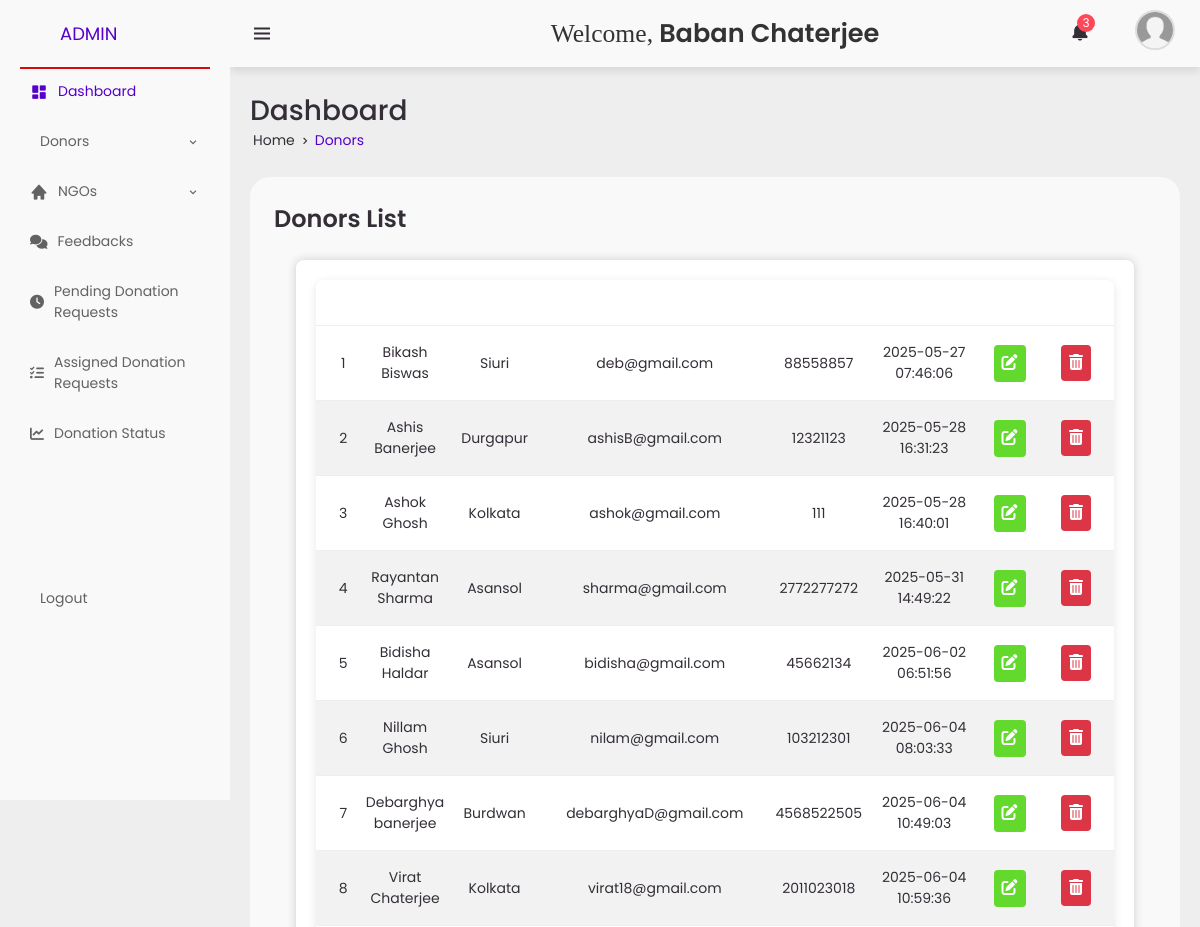
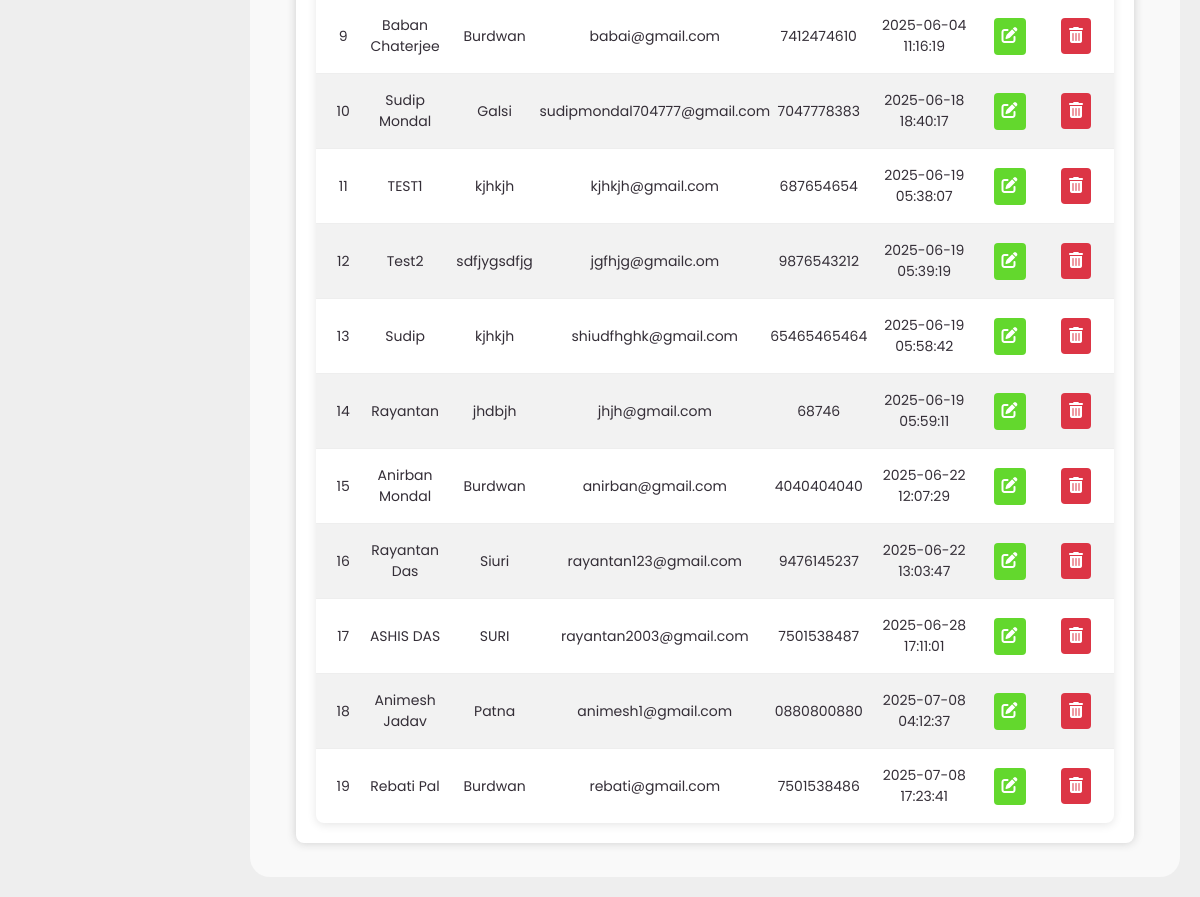
/admin/admin.php?type=donors (signed in), run on the app's committed database (2 pictures, top to bottom).
### tables this page shows
CREATE TABLE `users` (
  `user_id` int(11) NOT NULL,
  `username` varchar(100) NOT NULL,
  `address` text NOT NULL,
  `email` varchar(100) NOT NULL,
  `phone` varchar(15) NOT NULL,
  `password` varchar(255) NOT NULL,
  `created_at` timestamp NOT NULL DEFAULT current_timestamp(),
  `reset_otp` varchar(255) DEFAULT NULL,
  `reset_otp_expiry` datetime DEFAULT NULL,
  `updated_at` timestamp NOT NULL DEFAULT current_timestamp() ON UPDATE current_timestamp(),
  `image` varchar(255) DEFAULT NULL
);

### admin/admin_donor.php (the view, shortened to what this page needs)
<?php
$server = "localhost";
$user = "root";
$pass = "";
$db = "food_waste";
$conn = new mysqli($server, $user, $pass, $db);
$result = $conn->query("SELECT * FROM users");
?>
<!DOCTYPE html>
<html>
<head>
    <link rel="stylesheet" href="admin.css">
    <link rel="stylesheet" href="https://cdnjs.cloudflare.com/ajax/libs/font-awesome/6.4.0/css/all.min.css" />
</head>
<body>
<div class="table-container">
    <table>
        <thead>
            <tr>
                <th>ID</th><th>Name</th><th>Address</th><th>Email</th><th>Phone</th>
                <th>Registered</th><th>Edit</th><th>Delete</th>
            </tr>
        </thead>
        <tbody>
        <?php while ($row = $result->fetch_assoc()) { ?>
            <tr>
                <td><?= $row['user_id'] ?></td>
                <td><?= htmlspecialchars($row['username']) ?></td>
                <td><?= htmlspecialchars($row['address']) ?></td>
                <td><?= htmlspecialchars($row['email']) ?></td>
                <td><?= htmlspecialchars($row['phone']) ?></td>
                <td><?= $row['created_at'] ?></td>
                <td>
                    <button class="btn btn-edit"
                        onclick="openModal('<?= $row['user_id'] ?>','<?= htmlspecialchars($row['username']) ?>','<?= htmlspecialchars($row['address']) ?>','<?= htmlspecialchars($row['email']) ?>','<?= htmlspecialchars($row['phone']) ?>')">
                        <i class="fas fa-edit"></i>
                    </button>
                </td>
                <td>
                    <a class="btn btn-delete" href="admin_donor.php? delete_id=<?= $row['user_id'] ?>" onclick="return confirm('Are you sure you want to delete this user?');">
                        <i class="fas fa-trash-alt"></i>
                    </a>
                </td>
            </tr>
        <?php } ?>
        </tbody>
    </table>
</div>
</body>
</html>

### admin/admin.css (style rules this page uses)
* { margin: 0; padding: 0; list-style: none; text-decoration: none; box-sizing: border-box; font-family: 'Poppins', sans-serif; }
:root { --poppins: 'Poppins', sans-serif; --lato: 'Lato', sans-serif; --light: #F9F9F9; --blue: #5500cb; --light-blue: #CFE8FF; --grey: #eee; --dark-grey: #e2dfdf; --dark: #342E37; --red: #ff0800; --yellow: #fec818; --light-yellow: #FFF2C6; --orange: #fa6526; --light-orange: #FFE0D3; }
body { background: var(--grey); overflow-x: hidden; }
.table-data .order table { width: 100%; border-collapse: collapse; }
.table-data .order table th { padding-bottom: 12px; font-size: 14px; text-align: center; border-bottom: 1px solid var(--grey); }
.table-data .order table td { font-size: 14px; padding: 16px 0; text-align: center; }
.table-data .order table tr td:first-child { align-items: center; padding-left: 10px; grid-gap: 12px; }
.table-container { background: #fff; padding: 20px; border-radius: 8px; box-shadow: 0 0 10px #ccc; width: 95%; margin: 10px auto; overflow-x: auto; }
table { width: 100%; border-collapse: collapse; background: #fff; box-shadow: 0 2px 10px rgba(0, 0, 0, 0.1); border-radius: 8px; overflow: hidden; }
th, td { padding: 12px 15px; text-align: center; border-bottom: 1px solid #eee; }
th { background: linear-gradient(135deg, rgb(9, 3, 94)); color: #fff; font-weight: bold; }
tr:nth-child(even) { background-color: #f2f2f2; }
tr:last-child td { border-bottom: none; }
.btn { border: none; border-radius: 4px; color: white; cursor: pointer; font-size: 14px; padding: 8px; }
.btn i { font-size: 16px; }
.btn-edit, .edit-btn { background-color: rgb(99, 216, 45); }
.btn-delete, .delete-btn { background-color: #dc3545; }
button { background-color: #28a745; color: white; border: none; padding: 10px 15px; border-radius: 4px; cursor: pointer; }

### data on the page
users: user_id "1", username "Bikash Biswas", address "Siuri", email "deb@gmail.com", phone "88558857", created_at "2025-05-27 07:46:06"
users: user_id "2", username "Ashis Banerjee", address "Durgapur", email "ashisB@gmail.com", phone "12321123", created_at "2025-05-28 16:31:23"
users: user_id "3", username "Ashok Ghosh", address "Kolkata", email "ashok@gmail.com", phone "111", created_at "2025-05-28 16:40:01"
users: user_id "4", username "Rayantan Sharma", address "Asansol", email "sharma@gmail.com", phone "2772277272", created_at "2025-05-31 14:49:22"
users: user_id "5", username "Bidisha Haldar", address "Asansol", email "bidisha@gmail.com", phone "45662134", created_at "2025-06-02 06:51:56"
users: user_id "6", username "Nillam Ghosh", address "Siuri", email "nilam@gmail.com", phone "103212301", created_at "2025-06-04 08:03:33"
users: user_id "7", username "Debarghya banerjee", address "Burdwan", email "debarghyaD@gmail.com", phone "4568522505", created_at "2025-06-04 10:49:03"
users: user_id "8", username "Virat Chaterjee", address "Kolkata", email "virat18@gmail.com", phone "2011023018", created_at "2025-06-04 10:59:36"
users: user_id "9", username "Baban Chaterjee", address "Burdwan", email "babai@gmail.com", phone "7412474610", created_at "2025-06-04 11:16:19"
users: user_id "10", username "Sudip Mondal", address "Galsi", email "sudipmondal704777@gmail.com", phone "7047778383", created_at "2025-06-18 18:40:17"
users: user_id "11", username "TEST1", address "kjhkjh", email "kjhkjh@gmail.com", phone "687654654", created_at "2025-06-19 05:38:07"
users: user_id "12", username "Test2", address "sdfjygsdfjg", email "jgfhjg@gmailc.om", phone "9876543212", created_at "2025-06-19 05:39:19"
users: user_id "13", username "Sudip", address "kjhkjh", email "shiudfhghk@gmail.com", phone "65465465464", created_at "2025-06-19 05:58:42"
users: user_id "14", username "Rayantan", address "jhdbjh", email "jhjh@gmail.com", phone "68746", created_at "2025-06-19 05:59:11"
users: user_id "15", username "Anirban Mondal", address "Burdwan", email "anirban@gmail.com", phone "4040404040", created_at "2025-06-22 12:07:29"
users: user_id "16", username "Rayantan Das", address "Siuri", email "rayantan123@gmail.com", phone "9476145237", created_at "2025-06-22 13:03:47"
users: user_id "17", username "ASHIS DAS", address "SURI", email "rayantan2003@gmail.com", phone "7501538487", created_at "2025-06-28 17:11:01"
users: user_id "18", username "Animesh Jadav", address "Patna", email "animesh1@gmail.com", phone "0880800880", created_at "2025-07-08 04:12:37"
users: user_id "19", username "Rebati Pal", address "Burdwan", email "rebati@gmail.com", phone "7501538486", created_at "2025-07-08 17:23:41"

### other printed values
$userName "Baban Chaterjee"
